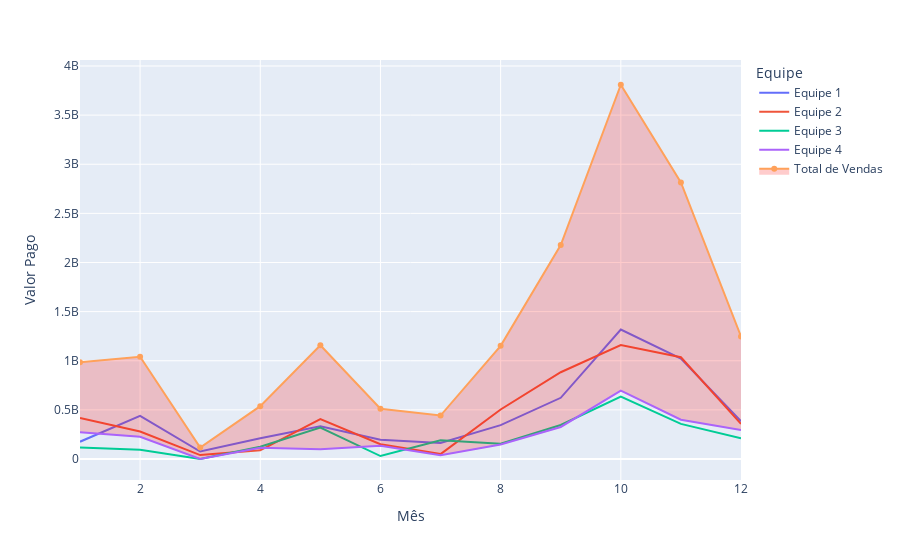

The notebook cell this image was saved under:
### Code cell
fig6 = px.line(df6, y = 'Valor Pago', x='Mês',color='Equipe')
fig6.add_trace( go.Scatter(y = df6_group['Valor Pago'], x = df6_group['Mês'], mode = 'lines+markers',
                           fill = 'tonexty',fillcolor='rgba(255, 0, 0, 0.2)', name='Total de Vendas') )
fig6.show()

### Figure 1 — Plotly figure (JSON) as saved in the notebook; plotly's stock layout.template omitted (floating-point values rounded to 4 significant figures)
{"data": [{"hovertemplate": "Equipe=Equipe 1<br>Mês=%{x}<br>Valor Pago=%{y}<extra></extra>", "legendgroup": "Equipe 1", "line": {"color": "#636efa", "dash": "solid"}, "marker": {"symbol": "circle"}, "mode": "lines", "name": "Equipe 1", "orientation": "v", "showlegend": true, "type": "scatter", "x": [1, 2, 3, 4, 5, 6, 7, 8, 9, 10, 11, 12], "xaxis": "x", "y": [176000000, 440000000, 76000000, 212000000, 334000000, 196000000, 164000000, 345000000, 623000000, 1317000000, 1021000000, 384000000], "yaxis": "y"}, {"hovertemplate": "Equipe=Equipe 2<br>Mês=%{x}<br>Valor Pago=%{y}<extra></extra>", "legendgroup": "Equipe 2", "line": {"color": "#EF553B", "dash": "solid"}, "marker": {"symbol": "circle"}, "mode": "lines", "name": "Equipe 2", "orientation": "v", "showlegend": true, "type": "scatter", "x": [1, 2, 3, 4, 5, 6, 7, 8, 9, 10, 11, 12], "xaxis": "x", "y": [418000000, 280000000, 40000000, 88000000, 406000000, 150000000, 50000000, 504000000, 883000000, 1160000000, 1036000000, 357000000], "yaxis": "y"}, {"hovertemplate": "Equipe=Equipe 3<br>Mês=%{x}<br>Valor Pago=%{y}<extra></extra>", "legendgroup": "Equipe 3", "line": {"color": "#00cc96", "dash": "solid"}, "marker": {"symbol": "circle"}, "mode": "lines", "name": "Equipe 3", "orientation": "v", "showlegend": true, "type": "scatter", "x": [1, 2, 3, 4, 5, 6, 7, 8, 9, 10, 11, 12], "xaxis": "x", "y": [118000000, 94000000, 0, 124000000, 320000000, 30000000, 190000000, 155000000, 346000000, 635000000, 357000000, 210000000], "yaxis": "y"}, {"hovertemplate": "Equipe=Equipe 4<br>Mês=%{x}<br>Valor Pago=%{y}<extra></extra>", "legendgroup": "Equipe 4", "line": {"color": "#ab63fa", "dash": "solid"}, "marker": {"symbol": "circle"}, "mode": "lines", "name": "Equipe 4", "orientation": "v", "showlegend": true, "type": "scatter", "x": [1, 2, 3, 4, 5, 6, 7, 8, 9, 10, 11, 12], "xaxis": "x", "y": [272000000, 226000000, 0, 114000000, 98000000, 136000000, 38000000, 148000000, 326000000, 697000000, 400000000, 296000000], "yaxis": "y"}, {"fill": "tonexty", "fillcolor": "rgba(255, 0, 0, 0.2)", "mode": "lines+markers", "name": "Total de Vendas", "type": "scatter", "x": [1, 2, 3, 4, 5, 6, 7, 8, 9, 10, 11, 12], "y": [984000000, 1040000000, 116000000, 538000000, 1158000000, 512000000, 442000000, 1152000000, 2178000000, 3809000000, 2814000000, 1247000000]}], "layout": {"legend": {"title": {"text": "Equipe"}, "tracegroupgap": 0}, "margin": {"t": 60}, "xaxis": {"anchor": "y", "domain": [0, 1], "title": {"text": "Mês"}}, "yaxis": {"anchor": "x", "domain": [0, 1], "title": {"text": "Valor Pago"}}}}
